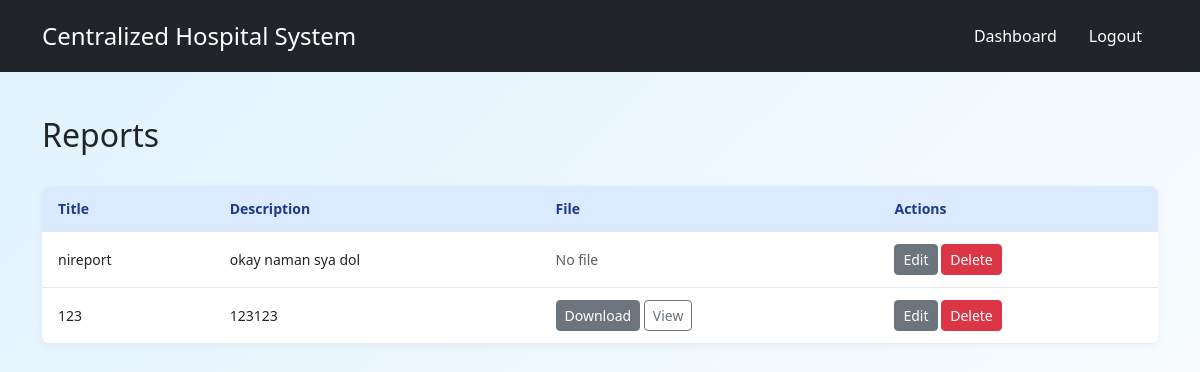
The page /reports/ (signed in) on the database its author committed.
### reports/models.py (models this page shows, shortened)
class Report(models.Model):
    hospital = models.ForeignKey(Hospital, on_delete=models.CASCADE, null=True, blank=True)
    title = models.CharField(max_length=255)
    generated_by = models.ForeignKey(CustomUser, on_delete=models.SET_NULL, null=True)
    created_at = models.DateTimeField(auto_now_add=True)
    file = models.FileField(upload_to='reports/', blank=True, null=True)
    description = models.TextField(null=True, blank=True)

### reports/views.py (the view)
# urls.py: path('', views.report_list, name='report_list'),
@login_required
def report_list(request):
    hospital = None
    if request.user.role == 'Staff':
        hospital = request.user.hospital
        reports = Report.objects.filter(hospital=hospital)
    elif request.user.role == 'Admin':
        hospital_id = request.GET.get('hospital_id')
        if hospital_id:
            hospital = get_object_or_404(Hospital, id=hospital_id)
            reports = Report.objects.filter(hospital=hospital)
        else:
            reports = Report.objects.all()
    else:
        reports = Report.objects.all()
    return render(request, 'reports/report_list.html', {
        'reports': reports,
        'hospital': hospital
    })

### reports/templates/reports/report_list.html (shortened to what this page needs)
{% extends "base.html" %}
{% block content %}
<div class="d-flex justify-content-between align-items-center mb-4">
  <h2>
    Reports
  </h2>
</div>
{% if reports %}
  <table class="styled-table">
    <thead>
      <tr>
        <th>Title</th>
        <th>Description</th>
        <th>File</th>
        {% if user.role == "Admin" or user.role == "Staff" %}
          <th>Actions</th>
        {% endif %}
      </tr>
    </thead>
    <tbody>
      {% for report in reports %}
        <tr>
          <td>{{ report.title }}</td>
          <td>{{ report.description|truncatewords:15 }}</td>
          <td>
            {% if report.file %}
              <a href="{{ report.file.url }}" class="btn btn-secondary btn-sm">Download</a>
              <a href="{{ report.file.url }}" target="_blank" class="btn btn-outline-secondary btn-sm">View</a>
            {% else %}
              <span class="text-muted">No file</span>
            {% endif %}
          </td>
          {% if user.role == "Admin" or user.role == "Staff" %}
            <td class="table-actions">
              {% if user.role == "Admin" and hospital %}
                <a href="{% url 'reports:report_update' report.pk %}?hospital_id={{ hospital.id }}" class="btn btn-secondary btn-sm">Edit</a>
                <a href="{% url 'reports:report_delete' report.pk %}?hospital_id={{ hospital.id }}" class="btn btn-danger btn-sm">Delete</a>
              {% else %}
                <a href="{% url 'reports:report_update' report.pk %}" class="btn btn-secondary btn-sm">Edit</a>
                <a href="{% url 'reports:report_delete' report.pk %}" class="btn btn-danger btn-sm">Delete</a>
              {% endif %}
            </td>
          {% endif %}
        </tr>
      {% endfor %}
    </tbody>
  </table>
{% else %}
  <p class="no-data">
    No reports found{% if hospital %} for {{ hospital.name }}{% endif %}.
  </p>
{% endif %}
{% endblock %}

### static_my_project/css/styles.css (style rules this page uses)
body { font-family: Arial, sans-serif; background-color: #e6f0fa; margin: 0; padding: 0; color: #111827; }
h1, h2, h3, h4 { margin: 0 0 15px; font-weight: 600; }
.text-muted { color: #4b5563; }
.btn { display: inline-block; padding: 8px 14px; font-size: 14px; border-radius: 6px; text-decoration: none; transition: 0.2s; cursor: pointer; border: none; }
.btn-sm { padding: 5px 10px; font-size: 13px; }
.btn-secondary { background: #6b7280; color: #fff; }
.btn-danger { background: #ef4444; color: #fff; }
.styled-table { width: 100%; border-collapse: collapse; background: #fff; border-radius: 8px; overflow: hidden; margin-bottom: 20px; box-shadow: 0 2px 8px rgba(0,0,0,0.05); }
.styled-table th, .styled-table td { padding: 12px 16px; border-bottom: 1px solid #e5e7eb; text-align: left; font-size: 14px; }
.styled-table th { background: #dbeafe; font-weight: 600; color: #1e3a8a; }
body::before { content: ""; position: fixed; top: 0; left: 0; width: 100%; height: 100%; background: linear-gradient(135deg, #e0f2fe 0%, #ffffff 100%); z-index: -1; }

### rows shown on the page
Report: title "nireport", description "okay naman sya dol", file "No file"
Report: title "123", description "123123"
